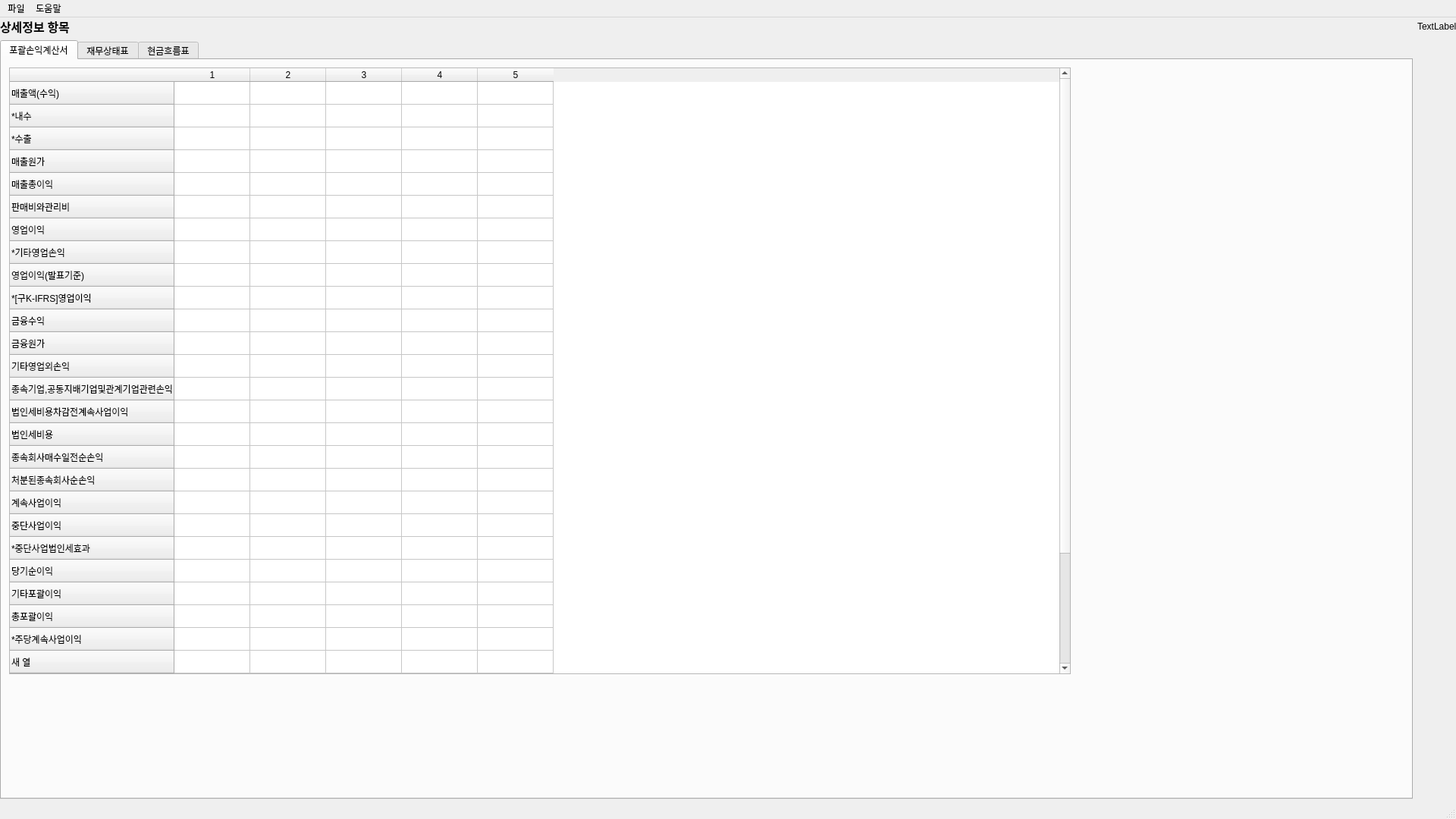
<?xml version="1.0" encoding="UTF-8"?>
<ui version="4.0">
 <class>MainWindow</class>
 <widget class="QMainWindow" name="MainWindow">
  <property name="windowModality">
   <enum>Qt::WindowModal</enum>
  </property>
  <property name="enabled">
   <bool>true</bool>
  </property>
  <property name="geometry">
   <rect>
    <x>0</x>
    <y>0</y>
    <width>1920</width>
    <height>1080</height>
   </rect>
  </property>
  <property name="sizePolicy">
   <sizepolicy hsizetype="Ignored" vsizetype="Ignored">
    <horstretch>0</horstretch>
    <verstretch>0</verstretch>
   </sizepolicy>
  </property>
  <property name="windowTitle">
   <string>상세 정보</string>
  </property>
  <property name="whatsThis">
   <string notr="true"/>
  </property>
  <property name="autoFillBackground">
   <bool>false</bool>
  </property>
  <property name="toolButtonStyle">
   <enum>Qt::ToolButtonIconOnly</enum>
  </property>
  <widget class="QWidget" name="centralwidget">
   <widget class="QWidget" name="gridLayoutWidget">
    <property name="geometry">
     <rect>
      <x>0</x>
      <y>0</y>
      <width>1921</width>
      <height>1031</height>
     </rect>
    </property>
    <layout class="QGridLayout" name="gridLayout">
     <item row="0" column="1">
      <widget class="QLabel" name="label_3">
       <property name="text">
        <string>TextLabel</string>
       </property>
      </widget>
     </item>
     <item row="0" column="0">
      <widget class="QLabel" name="label">
       <property name="font">
        <font>
         <family>나눔고딕</family>
         <pointsize>12</pointsize>
         <weight>75</weight>
         <bold>true</bold>
        </font>
       </property>
       <property name="text">
        <string notr="true">상세정보 항목</string>
       </property>
      </widget>
     </item>
     <item row="1" column="0">
      <widget class="QTabWidget" name="ShowTab">
       <property name="enabled">
        <bool>true</bool>
       </property>
       <property name="currentIndex">
        <number>0</number>
       </property>
       <property name="elideMode">
        <enum>Qt::ElideNone</enum>
       </property>
       <widget class="QWidget" name="tab">
        <attribute name="title">
         <string>포괄손익계산서</string>
        </attribute>
        <widget class="QTableWidget" name="tableWidget">
         <property name="enabled">
          <bool>true</bool>
         </property>
         <property name="geometry">
          <rect>
           <x>10</x>
           <y>10</y>
           <width>1400</width>
           <height>800</height>
          </rect>
         </property>
         <property name="mouseTracking">
          <bool>false</bool>
         </property>
         <property name="acceptDrops">
          <bool>false</bool>
         </property>
         <property name="editTriggers">
          <set>QAbstractItemView::NoEditTriggers</set>
         </property>
         <attribute name="horizontalHeaderVisible">
          <bool>true</bool>
         </attribute>
         <attribute name="horizontalHeaderCascadingSectionResizes">
          <bool>false</bool>
         </attribute>
         <row>
          <property name="text">
           <string>매출액(수익)</string>
          </property>
         </row>
         <row>
          <property name="text">
           <string>*내수</string>
          </property>
         </row>
         <row>
          <property name="text">
           <string>*수출</string>
          </property>
         </row>
         <row>
          <property name="text">
           <string>매출원가</string>
          </property>
         </row>
         <row>
          <property name="text">
           <string>매출총이익</string>
          </property>
         </row>
         <row>
          <property name="text">
           <string>판매비와관리비</string>
          </property>
         </row>
         <row>
          <property name="text">
           <string>영업이익</string>
          </property>
         </row>
         <row>
          <property name="text">
           <string>*기타영업손익</string>
          </property>
         </row>
         <row>
          <property name="text">
           <string>영업이익(발표기준)</string>
          </property>
         </row>
         <row>
          <property name="text">
           <string>*[구K-IFRS]영업이익</string>
          </property>
         </row>
         <row>
          <property name="text">
           <string>금융수익</string>
          </property>
         </row>
         <row>
          <property name="text">
           <string>금융원가</string>
          </property>
         </row>
         <row>
          <property name="text">
           <string>기타영업외손익</string>
          </property>
         </row>
         <row>
          <property name="text">
           <string>종속기업,공동지배기업및관계기업관련손익</string>
          </property>
         </row>
         <row>
          <property name="text">
           <string>법인세비용차감전계속사업이익</string>
          </property>
         </row>
         <row>
          <property name="text">
           <string>법인세비용</string>
          </property>
         </row>
         <row>
          <property name="text">
           <string>종속회사매수일전순손익</string>
          </property>
         </row>
         <row>
          <property name="text">
           <string>처분된종속회사순손익</string>
          </property>
         </row>
         <row>
          <property name="text">
           <string>계속사업이익</string>
          </property>
         </row>
         <row>
          <property name="text">
           <string>중단사업이익</string>
          </property>
         </row>
         <row>
          <property name="text">
           <string>*중단사업법인세효과</string>
          </property>
         </row>
         <row>
          <property name="text">
           <string>당기순이익</string>
          </property>
         </row>
         <row>
          <property name="text">
           <string>기타포괄이익</string>
          </property>
         </row>
         <row>
          <property name="text">
           <string>총포괄이익</string>
          </property>
         </row>
         <row>
          <property name="text">
           <string>*주당계속사업이익</string>
          </property>
         </row>
         <row>
          <property name="text">
           <string>새 열</string>
          </property>
         </row>
         <row>
          <property name="text">
           <string>*희석주당계속사업이익</string>
          </property>
         </row>
         <row>
          <property name="text">
           <string>*희석주당순이익</string>
          </property>
         </row>
         <row>
          <property name="text">
           <string>*(지배주주지분)주당계속사업이익</string>
          </property>
         </row>
         <row>
          <property name="text">
           <string>*(지배주주지분)주당순이익</string>
          </property>
         </row>
         <row>
          <property name="text">
           <string>*(지배주주지분)희석주당계속사업이익</string>
          </property>
         </row>
         <row>
          <property name="text">
           <string>*(지배주주지분)희석주당순이익</string>
          </property>
         </row>
         <column>
          <property name="text">
           <string>1</string>
          </property>
         </column>
         <column>
          <property name="text">
           <string>2</string>
          </property>
         </column>
         <column>
          <property name="text">
           <string>3</string>
          </property>
         </column>
         <column>
          <property name="text">
           <string>4</string>
          </property>
         </column>
         <column>
          <property name="text">
           <string>5</string>
          </property>
         </column>
        </widget>
       </widget>
       <widget class="QWidget" name="tab_3">
        <attribute name="title">
         <string>재무상태표</string>
        </attribute>
        <widget class="QTableWidget" name="tableWidget_2">
         <property name="geometry">
          <rect>
           <x>10</x>
           <y>10</y>
           <width>1400</width>
           <height>800</height>
          </rect>
         </property>
         <property name="editTriggers">
          <set>QAbstractItemView::NoEditTriggers</set>
         </property>
         <row>
          <property name="text">
           <string>자산총계</string>
          </property>
         </row>
         <row>
          <property name="text">
           <string>유동자산</string>
          </property>
         </row>
         <row>
          <property name="text">
           <string>재고자산</string>
          </property>
         </row>
         <row>
          <property name="text">
           <string>유동생물자산</string>
          </property>
         </row>
         <row>
          <property name="text">
           <string>당기손익-공정가치측정금융자산</string>
          </property>
         </row>
         <row>
          <property name="text">
           <string>기타포괄손익-공정가치측정금융자산</string>
          </property>
         </row>
         <row>
          <property name="text">
           <string>상각후원가측정유가증권</string>
          </property>
         </row>
         <row>
          <property name="text">
           <string>상각후원가측정금융자산</string>
          </property>
         </row>
         <row>
          <property name="text">
           <string>상각후원가측정금융자산</string>
          </property>
         </row>
         <row>
          <property name="text">
           <string>매출채권및기타채권</string>
          </property>
         </row>
         <row>
          <property name="text">
           <string>당기법인세자산(선급법인세)</string>
          </property>
         </row>
         <row>
          <property name="text">
           <string>계약자산</string>
          </property>
         </row>
         <row>
          <property name="text">
           <string>반품(환불)자산</string>
          </property>
         </row>
         <row>
          <property name="text">
           <string>배출권</string>
          </property>
         </row>
         <row>
          <property name="text">
           <string>기타유동자산</string>
          </property>
         </row>
         <row>
          <property name="text">
           <string>현금및현금성자산</string>
          </property>
         </row>
         <row>
          <property name="text">
           <string>매각예정비유동자산및처분자산</string>
          </property>
         </row>
         <row>
          <property name="text">
           <string>비유동자산</string>
          </property>
         </row>
         <row>
          <property name="text">
           <string>유형자산</string>
          </property>
         </row>
         <row>
          <property name="text">
           <string>무형자산</string>
          </property>
         </row>
         <row>
          <property name="text">
           <string>비유동생물자산</string>
          </property>
         </row>
         <row>
          <property name="text">
           <string>투자부동산</string>
          </property>
         </row>
         <row>
          <property name="text">
           <string>투자자산</string>
          </property>
         </row>
         <row>
          <property name="text">
           <string>장기매출채권및기타채권</string>
          </property>
         </row>
         <row>
          <property name="text">
           <string>이연법인세자산</string>
          </property>
         </row>
         <row>
          <property name="text">
           <string>장기당기법인세자산</string>
          </property>
         </row>
         <row>
          <property name="text">
           <string>계약자산</string>
          </property>
         </row>
         <row>
          <property name="text">
           <string>반품(환불)자산</string>
          </property>
         </row>
         <row>
          <property name="text">
           <string>배출권</string>
          </property>
         </row>
         <row>
          <property name="text">
           <string>기타비유동자산</string>
          </property>
         </row>
         <row>
          <property name="text">
           <string>기타금융업자산</string>
          </property>
         </row>
         <row>
          <property name="text">
           <string>*순자산1</string>
          </property>
         </row>
         <row>
          <property name="text">
           <string>*순자산2</string>
          </property>
         </row>
         <row>
          <property name="text">
           <string>부채총계</string>
          </property>
         </row>
         <row>
          <property name="text">
           <string>새 열</string>
          </property>
         </row>
         <row>
          <property name="text">
           <string>단기사채</string>
          </property>
         </row>
         <row>
          <property name="text">
           <string>단기차입금</string>
          </property>
         </row>
         <row>
          <property name="text">
           <string>유동성장기부채</string>
          </property>
         </row>
         <row>
          <property name="text">
           <string>당기손익-공정가치측정금융부채</string>
          </property>
         </row>
         <row>
          <property name="text">
           <string>상각후원가측정금융부채</string>
          </property>
         </row>
         <row>
          <property name="text">
           <string>유동금융부채</string>
          </property>
         </row>
         <row>
          <property name="text">
           <string>매입채무및기타채무</string>
          </property>
         </row>
         <row>
          <property name="text">
           <string>유동종업원급여충당부채</string>
          </property>
         </row>
         <row>
          <property name="text">
           <string>단기충당부채</string>
          </property>
         </row>
         <row>
          <property name="text">
           <string>당기법인세부채(미지급법인세)</string>
          </property>
         </row>
         <row>
          <property name="text">
           <string>계약부채</string>
          </property>
         </row>
         <row>
          <property name="text">
           <string>반품(환불)부채</string>
          </property>
         </row>
         <row>
          <property name="text">
           <string>배출부채</string>
          </property>
         </row>
         <row>
          <property name="text">
           <string>기타유동부채</string>
          </property>
         </row>
         <row>
          <property name="text">
           <string>매각예정으로분류된처분자산에포함된부채</string>
          </property>
         </row>
         <row>
          <property name="text">
           <string>비유동부채</string>
          </property>
         </row>
         <row>
          <property name="text">
           <string>사채</string>
          </property>
         </row>
         <row>
          <property name="text">
           <string>장기차입금</string>
          </property>
         </row>
         <row>
          <property name="text">
           <string>당기손익-공정가치측정금융부채</string>
          </property>
         </row>
         <row>
          <property name="text">
           <string>상각후원가측정금융부채</string>
          </property>
         </row>
         <row>
          <property name="text">
           <string>비유동금융부채</string>
          </property>
         </row>
         <row>
          <property name="text">
           <string>장기매입채무및기타채무</string>
          </property>
         </row>
         <row>
          <property name="text">
           <string>비유동종업원급여충당부채</string>
          </property>
         </row>
         <row>
          <property name="text">
           <string>장기충당부채</string>
          </property>
         </row>
         <row>
          <property name="text">
           <string>이연법인세부채</string>
          </property>
         </row>
         <row>
          <property name="text">
           <string>장기당기법인세부채(미지급법인세)</string>
          </property>
         </row>
         <row>
          <property name="text">
           <string>계약부채</string>
          </property>
         </row>
         <row>
          <property name="text">
           <string>반품(환불)부채</string>
          </property>
         </row>
         <row>
          <property name="text">
           <string>배출부채</string>
          </property>
         </row>
         <row>
          <property name="text">
           <string>기타비유동부채</string>
          </property>
         </row>
         <row>
          <property name="text">
           <string>기타금융업부채</string>
          </property>
         </row>
         <row>
          <property name="text">
           <string>*이자발생부채</string>
          </property>
         </row>
         <row>
          <property name="text">
           <string>*순부채</string>
          </property>
         </row>
         <row>
          <property name="text">
           <string>*CAPEX</string>
          </property>
         </row>
         <row>
          <property name="text">
           <string>자본총계</string>
          </property>
         </row>
         <row>
          <property name="text">
           <string>지배주주지분</string>
          </property>
         </row>
         <row>
          <property name="text">
           <string>새 열</string>
          </property>
         </row>
         <row>
          <property name="text">
           <string>신종자본증권</string>
          </property>
         </row>
         <row>
          <property name="text">
           <string>자본잉여금</string>
          </property>
         </row>
         <row>
          <property name="text">
           <string>기타자본</string>
          </property>
         </row>
         <row>
          <property name="text">
           <string>기타포괄이익누계액</string>
          </property>
         </row>
         <row>
          <property name="text">
           <string>이익잉여금</string>
          </property>
         </row>
         <row>
          <property name="text">
           <string>*(지배)당기순이익</string>
          </property>
         </row>
         <row>
          <property name="text">
           <string>비지배주주지분</string>
          </property>
         </row>
         <row>
          <property name="text">
           <string>*(비지배)당기순이익</string>
          </property>
         </row>
         <row>
          <property name="text">
           <string>수권주식수</string>
          </property>
         </row>
         <row>
          <property name="text">
           <string>1주당금액</string>
          </property>
         </row>
         <row>
          <property name="text">
           <string>새 열</string>
          </property>
         </row>
         <row>
          <property name="text">
           <string>보통주</string>
          </property>
         </row>
         <row>
          <property name="text">
           <string>우선주</string>
          </property>
         </row>
         <column>
          <property name="text">
           <string>1</string>
          </property>
         </column>
         <column>
          <property name="text">
           <string>2</string>
          </property>
         </column>
         <column>
          <property name="text">
           <string>3</string>
          </property>
         </column>
         <column>
          <property name="text">
           <string>4</string>
          </property>
         </column>
         <column>
          <property name="text">
           <string>5</string>
          </property>
         </column>
        </widget>
       </widget>
       <widget class="QWidget" name="tab_2">
        <attribute name="title">
         <string>현금흐름표</string>
        </attribute>
        <widget class="QTableWidget" name="tableWidget_3">
         <property name="geometry">
          <rect>
           <x>10</x>
           <y>10</y>
           <width>1400</width>
           <height>800</height>
          </rect>
         </property>
         <property name="editTriggers">
          <set>QAbstractItemView::NoEditTriggers</set>
         </property>
         <row>
          <property name="text">
           <string>영업활동으로인한현금흐름</string>
          </property>
         </row>
         <row>
          <property name="text">
           <string>당기순이익</string>
          </property>
         </row>
         <row>
          <property name="text">
           <string>법인세비용차감전계속사업이익</string>
          </property>
         </row>
         <row>
          <property name="text">
           <string>현금유출이없는비용등가산</string>
          </property>
         </row>
         <row>
          <property name="text">
           <string>현금유입이없는수익등차감</string>
          </property>
         </row>
         <row>
          <property name="text">
           <string>영업활동으로인한자산부채변동</string>
          </property>
         </row>
         <row>
          <property name="text">
           <string>*영업에서창출된현금흐름</string>
          </property>
         </row>
         <row>
          <property name="text">
           <string>이자수입</string>
          </property>
         </row>
         <row>
          <property name="text">
           <string>이자지급(-)</string>
          </property>
         </row>
         <row>
          <property name="text">
           <string>배당금수입</string>
          </property>
         </row>
         <row>
          <property name="text">
           <string>배당금지급(-)</string>
          </property>
         </row>
         <row>
          <property name="text">
           <string>법인세환입</string>
          </property>
         </row>
         <row>
          <property name="text">
           <string>법인세납부(-)</string>
          </property>
         </row>
         <row>
          <property name="text">
           <string>중단사업관련현금흐름</string>
          </property>
         </row>
         <row>
          <property name="text">
           <string>*(직접법)총현금유입</string>
          </property>
         </row>
         <row>
          <property name="text">
           <string>*(직접법)총현금유출</string>
          </property>
         </row>
         <row>
          <property name="text">
           <string>투자활동으로인한현금흐름</string>
          </property>
         </row>
         <row>
          <property name="text">
           <string>투자활동현금유입액</string>
          </property>
         </row>
         <row>
          <property name="text">
           <string>투자활동현금유출액</string>
          </property>
         </row>
         <row>
          <property name="text">
           <string>이자수입</string>
          </property>
         </row>
         <row>
          <property name="text">
           <string>이자지급(-)</string>
          </property>
         </row>
         <row>
          <property name="text">
           <string>배당금수입</string>
          </property>
         </row>
         <row>
          <property name="text">
           <string>배당금지급(-)</string>
          </property>
         </row>
         <row>
          <property name="text">
           <string>법인세환입</string>
          </property>
         </row>
         <row>
          <property name="text">
           <string>법인세납부(-)</string>
          </property>
         </row>
         <row>
          <property name="text">
           <string>중단사업관련현금흐름</string>
          </property>
         </row>
         <row>
          <property name="text">
           <string>재무활동으로인한현금흐름</string>
          </property>
         </row>
         <row>
          <property name="text">
           <string>재무활동현금유입액</string>
          </property>
         </row>
         <row>
          <property name="text">
           <string>재무활동현금유출액</string>
          </property>
         </row>
         <row>
          <property name="text">
           <string>이자수입</string>
          </property>
         </row>
         <row>
          <property name="text">
           <string>이자지급(-)</string>
          </property>
         </row>
         <row>
          <property name="text">
           <string>배당금수입</string>
          </property>
         </row>
         <row>
          <property name="text">
           <string>배당금지급(-)</string>
          </property>
         </row>
         <row>
          <property name="text">
           <string>법인세환입</string>
          </property>
         </row>
         <row>
          <property name="text">
           <string>법인세납부(-)</string>
          </property>
         </row>
         <row>
          <property name="text">
           <string>중단사업관련현금흐름</string>
          </property>
         </row>
         <row>
          <property name="text">
           <string>영업투자재무활동기타현금흐름</string>
          </property>
         </row>
         <row>
          <property name="text">
           <string>연결범위변동으로인한현금의증가</string>
          </property>
         </row>
         <row>
          <property name="text">
           <string>환율변동효과</string>
          </property>
         </row>
         <row>
          <property name="text">
           <string>현금및현금성자산의증가</string>
          </property>
         </row>
         <row>
          <property name="text">
           <string>기초현금및현금성자산</string>
          </property>
         </row>
         <row>
          <property name="text">
           <string>기말현금및현금성자산</string>
          </property>
         </row>
         <column>
          <property name="text">
           <string>1</string>
          </property>
         </column>
         <column>
          <property name="text">
           <string>2</string>
          </property>
         </column>
         <column>
          <property name="text">
           <string>3</string>
          </property>
         </column>
         <column>
          <property name="text">
           <string>4</string>
          </property>
         </column>
         <column>
          <property name="text">
           <string>5</string>
          </property>
         </column>
        </widget>
       </widget>
      </widget>
     </item>
    </layout>
   </widget>
  </widget>
  <widget class="QMenuBar" name="menubar">
   <property name="geometry">
    <rect>
     <x>0</x>
     <y>0</y>
     <width>1920</width>
     <height>21</height>
    </rect>
   </property>
   <widget class="QMenu" name="menu">
    <property name="title">
     <string>도움말</string>
    </property>
   </widget>
   <widget class="QMenu" name="menu_2">
    <property name="title">
     <string>파일</string>
    </property>
   </widget>
   <addaction name="menu_2"/>
   <addaction name="menu"/>
  </widget>
  <widget class="QStatusBar" name="statusBar"/>
 </widget>
 <resources/>
 <connections/>
</ui>
